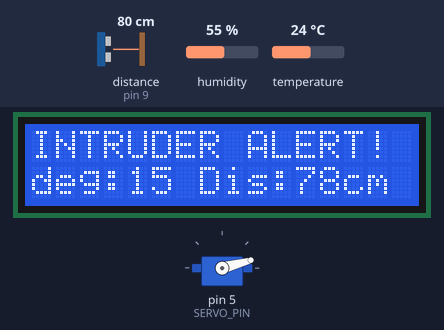
A sketch run on a simulated Arduino Uno, built with avr-gcc and run on an emulated ATmega328P. On the bench: 16×2 character LCD, servo. Wiring (inferred from the names in the program): ultrasonic range finder: trigger pin 8; echo pin 9. Inputs (shaded band) come from the test bench; at power-on: distance to the obstacle (sensor on pin 9) 80 cm, humidity 55 %, temperature 24 °C. The echo pulse lasts 58.3 µs per cm; what the sketch prints to the serial monitor is not drawn.

Above: at 2.2 s.
2.3 s: distance to the obstacle (sensor on pin 9) set to 120 cm
At 3.99 s:
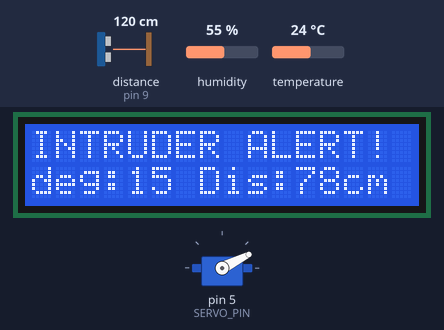
5.5 s: distance to the obstacle (sensor on pin 9) set to 105 cm
8.4 s: distance to the obstacle (sensor on pin 9) set to 98 cm
At 9.8 s:
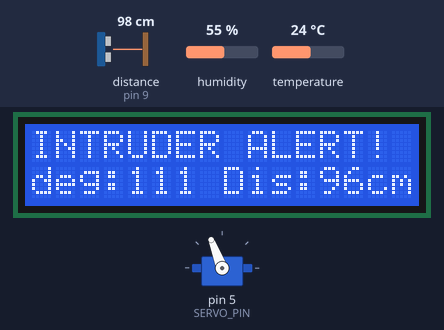
12.0 s: distance to the obstacle (sensor on pin 9) set to 103 cm
At 14.17 s:
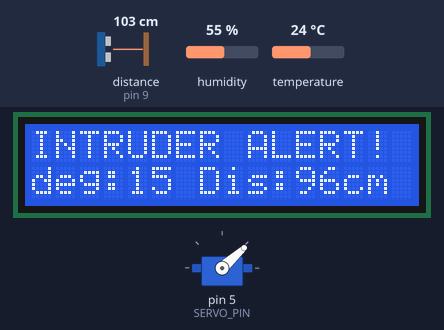
21.2 s: distance to the obstacle (sensor on pin 9) set to 250 cm
Timing chart, 0 to 31.4 s (numbered marks = the images above; inputs shaded):
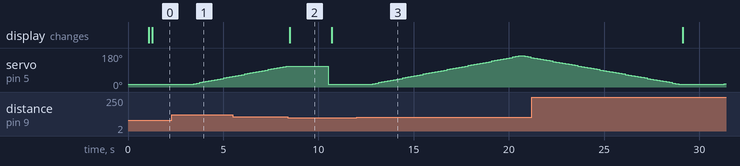

The sketch:

final.ino
```cpp
#include <Wire.h>
#include <LiquidCrystal_I2C.h>
#include <Servo.h>
#include <DHT.h>

// Define pins for DHT11 sensor
#define DHTPIN 2
#define DHTTYPE DHT11

// Define pins for ultrasonic sensor
#define TRIGGER_PIN 8
#define ECHO_PIN 9

// Define servo pin
#define SERVO_PIN 5

// Constants for ultrasonic sensor and servo motor
const int DISTANCE_THRESHOLD = 100; // cm
const int SERVO_DELAY = 150;         // ms between servo movements
const int SERVO_START = 15;         // Starting angle
const int SERVO_END = 165;          // Ending angle (150-degree sweep)

// Initialize I2C LCD (address: 0x27, size: 16x2)
LiquidCrystal_I2C lcd(0x27, 16, 2);

// Create Servo and DHT objects
Servo myservo;
DHT dht(DHTPIN, DHTTYPE);

void setup() {
  // Initialize serial communication for debugging
  Serial.begin(9600);

  // Initialize LCD and display a welcome message
  lcd.init();
  lcd.backlight();
  lcd.setCursor(0, 0);
  lcd.print("System Initializing");

  delay(1000); // Wait for initialization

  lcd.clear();
  lcd.setCursor(0, 0);
  lcd.print("System Ready");

  // Set up ultrasonic sensor pins and initialize DHT sensor
  pinMode(TRIGGER_PIN, OUTPUT);
  pinMode(ECHO_PIN, INPUT);

  dht.begin();

  // Attach the servo motor and set it to the starting position
  myservo.attach(SERVO_PIN);
  myservo.write(SERVO_START);
}

void loop() {
  bool intruderDetected = false;
  int intruderDistance = -1;
  int intruderAngle = -1;

  // Perform a forward sweep with the servo motor to detect intruders
  for (int angle = SERVO_START; angle <= SERVO_END; angle += 3) {
    myservo.write(angle);
    delay(SERVO_DELAY);
    int distance = measureDistance();
    if (distance < DISTANCE_THRESHOLD) {
      intruderDetected = true;
      intruderDistance = distance;
      intruderAngle = angle;
      displayIntruderAlert(intruderAngle, intruderDistance);
      break;
    }
  }

  // If no intruder is detected in the forward sweep, perform a backward sweep
  if (!intruderDetected) {
    for (int angle = SERVO_END; angle >= SERVO_START; angle -= 3) {
      myservo.write(angle);
      delay(SERVO_DELAY);
      int distance = measureDistance();
      if (distance < DISTANCE_THRESHOLD) {
        intruderDetected = true;
        intruderDistance = distance;
        intruderAngle = angle;
        displayIntruderAlert(intruderAngle, intruderDistance);
        break;
      }
    }
  }

  // If no intruder is detected, display temperature and humidity on LCD
  if (!intruderDetected) {
    float temperature = dht.readTemperature();
    float humidity = dht.readHumidity();

    if (!isnan(temperature) && !isnan(humidity)) {
      Serial.print("Temperature: ");
      Serial.print(temperature);
      Serial.print("°C, Humidity: ");
      Serial.print(humidity);
      Serial.println("%");

      lcd.clear();
      lcd.setCursor(0, 0);
      lcd.print("Temp: ");
      lcd.print(temperature);
      lcd.print(" C");

      lcd.setCursor(0, 1);
      lcd.print("Humidity: ");
      lcd.print(humidity);
      lcd.print(" %");
    } else {
      Serial.println("Failed to read from DHT sensor!");

      lcd.clear();
      lcd.setCursor(0, 0);
      lcd.print("Sensor Error!");
    }

    delay(2000); // Update every two seconds
  }
}

// Function to measure distance using the ultrasonic sensor
int measureDistance() {
  digitalWrite(TRIGGER_PIN, LOW);
  delayMicroseconds(2);

  digitalWrite(TRIGGER_PIN, HIGH);
  delayMicroseconds(20);

  digitalWrite(TRIGGER_PIN, LOW);

  long duration = pulseIn(ECHO_PIN, HIGH); // Measure time of echo pulse

  return duration * 0.034 / 2; // Convert to distance in cm
}

// Function to display an intruder alert on the LCD and Serial Monitor
void displayIntruderAlert(int angle, int distance) {
  lcd.clear();

  lcd.setCursor(0, 0);
  lcd.print("INTRUDER ALERT!");

  lcd.setCursor(0, 1);

lcd.print("deg:");
lcd.print(angle);
lcd.print(" Dis:");
lcd.print(distance);
lcd.print("cm");

Serial.print("Intruder detected at angle ");
Serial.print(angle);
Serial.print(", Distance: ");
Serial.println(distance);

delay(2000);
}
```

Measured:
- the behaviour switches between 102 and 101 cm on distance to the obstacle (sensor on pin 9) (found by bisection; images 1 and 2)
- after the input at 2.3 s, servo on pin 5 (SERVO_PIN): moves from 15° to 57° over 2.0 s, starting after 1.1 s
- after the input at 8.4 s, the display: changes after 0.10 s (image 2)
- after the input at 12.0 s, servo on pin 5 (SERVO_PIN): rises from 15° to 165° in 7.7 s, then falls to 156° in 0.63 s
- what the display in image 2 shows lasts 2.2 s, from 8.5 s to 10.7 s
